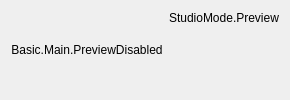
  <widget class="QWidget" name="centralwidget">
   <layout class="QVBoxLayout" name="verticalLayout">
    <item>
     <layout class="QHBoxLayout" name="horizontalLayout_2">
      <item>
       <widget class="QLabel" name="previewDisabledLabel">
        <property name="sizePolicy">
         <sizepolicy hsizetype="Expanding" vsizetype="Expanding">
          <horstretch>0</horstretch>
          <verstretch>0</verstretch>
         </sizepolicy>
        </property>
        <property name="contextMenuPolicy">
         <enum>Qt::CustomContextMenu</enum>
        </property>
        <property name="text">
         <string>Basic.Main.PreviewDisabled</string>
        </property>
        <property name="alignment">
         <set>Qt::AlignCenter</set>
        </property>
       </widget>
      </item>
      <item>
       <layout class="QHBoxLayout" name="previewLayout">
        <property name="spacing">
         <number>2</number>
        </property>
        <item>
         <layout class="QVBoxLayout" name="previewTextLayout">
          <property name="spacing">
           <number>4</number>
          </property>
          <item>
           <widget class="QLabel" name="previewLabel">
            <property name="text">
             <string>StudioMode.Preview</string>
            </property>
           </widget>
          </item>
          <item>
           <widget class="OBSBasicPreview" name="preview" native="true">
            <property name="sizePolicy">
             <sizepolicy hsizetype="Expanding" vsizetype="Expanding">
              <horstretch>0</horstretch>
              <verstretch>0</verstretch>
             </sizepolicy>
            </property>
            <property name="minimumSize">
             <size>
              <width>32</width>
              <height>32</height>
             </size>
            </property>
            <property name="focusPolicy">
             <enum>Qt::ClickFocus</enum>
            </property>
            <property name="contextMenuPolicy">
             <enum>Qt::CustomContextMenu</enum>
            </property>
            <addaction name="actionRemoveSource"/>
           </widget>
          </item>
         </layout>
        </item>
       </layout>
      </item>
     </layout>
    </item>
   </layout>
  </widget>
